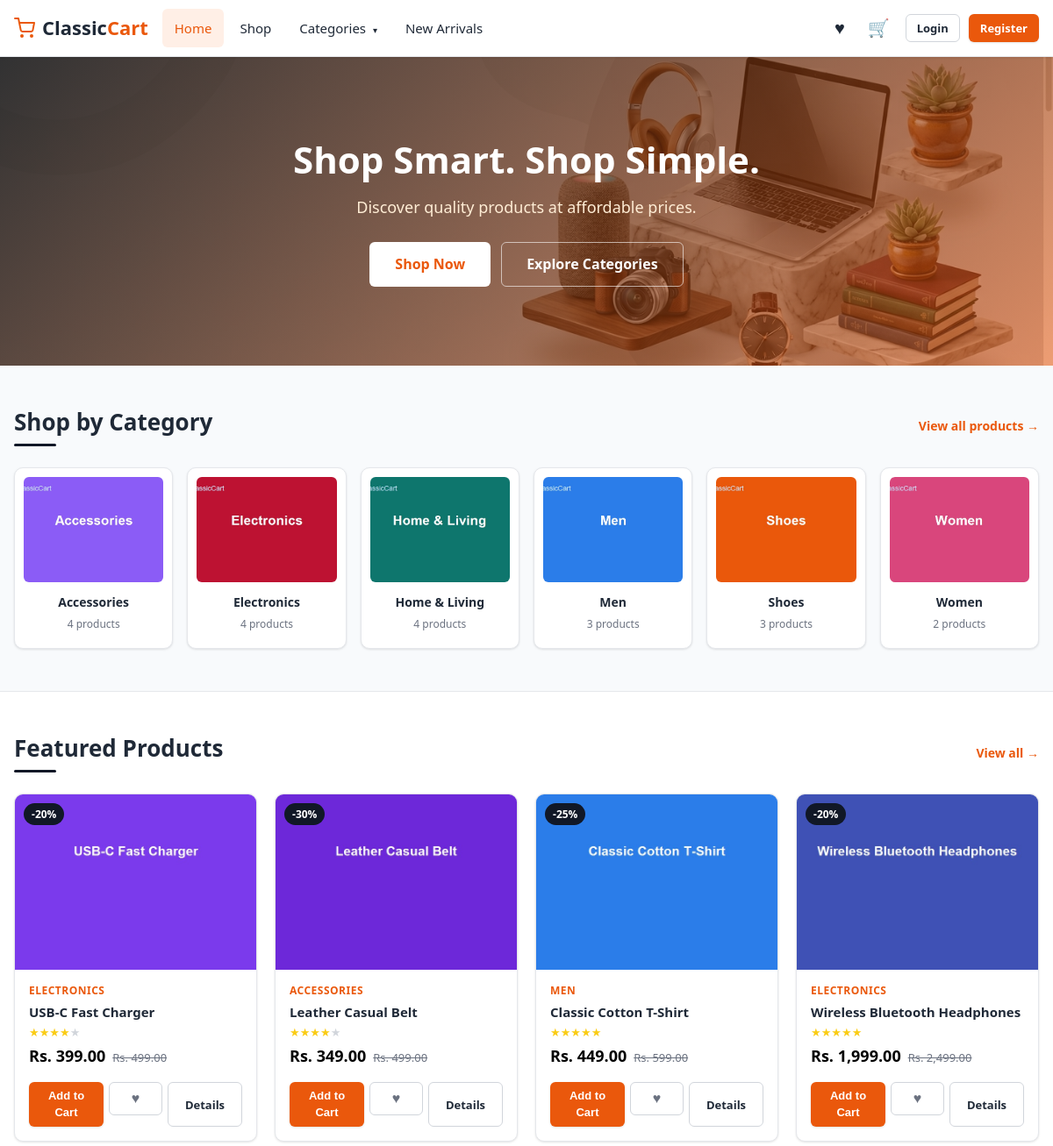
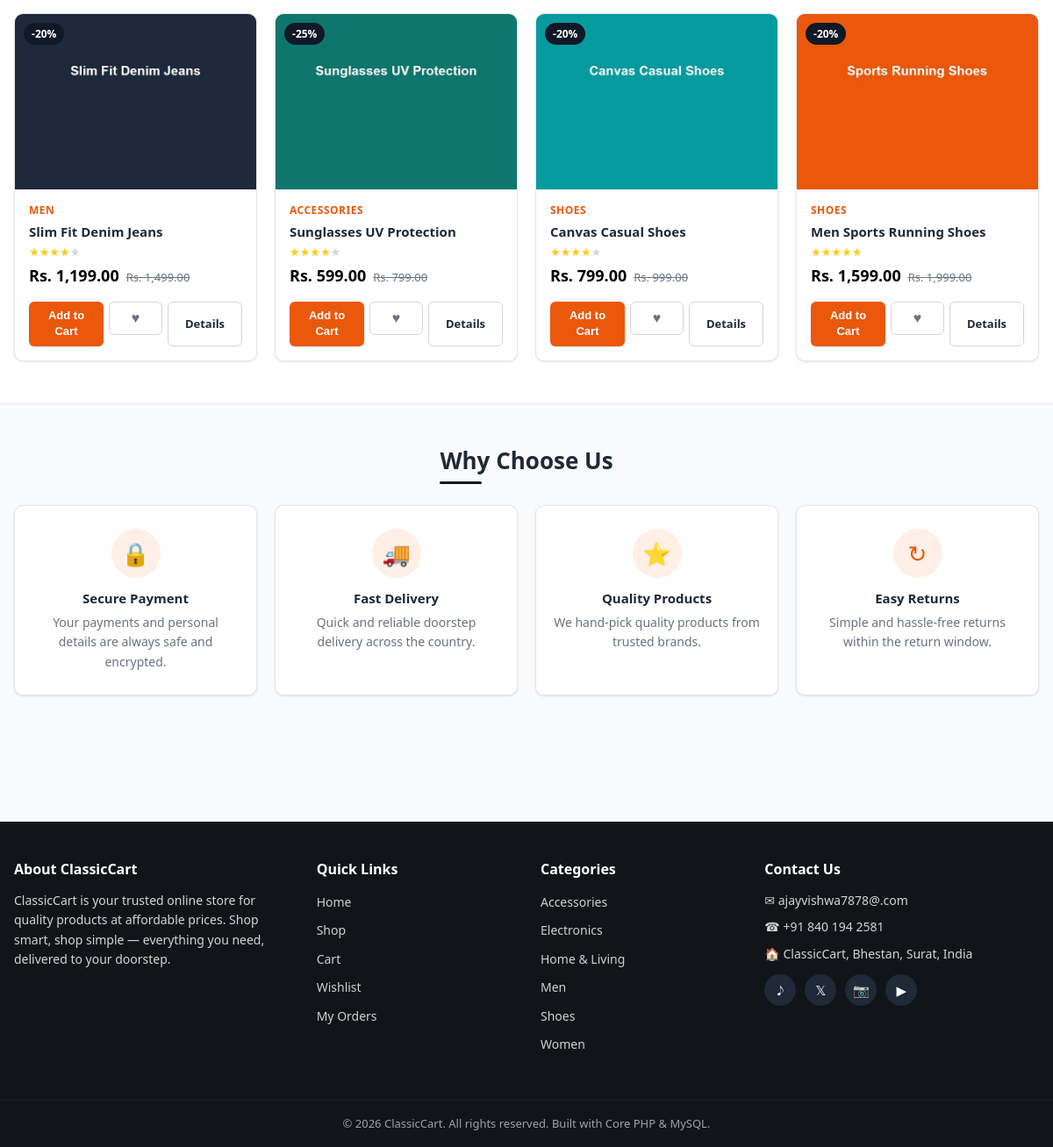
The page / on the database its author committed (2 pictures, top to bottom).
### tables this page shows
CREATE TABLE `categories` (
  `id` INT(11) NOT NULL AUTO_INCREMENT,
  `name` VARCHAR(100) NOT NULL,
  `image` VARCHAR(255) DEFAULT NULL,
  `description` TEXT DEFAULT NULL,
  `status` TINYINT(1) NOT NULL DEFAULT 1 COMMENT '1 = active, 0 = inactive',
  `created_at` TIMESTAMP NOT NULL DEFAULT CURRENT_TIMESTAMP,
  PRIMARY KEY (`id`),
  UNIQUE KEY `uq_category_name` (`name`)
);

CREATE TABLE `products` (
  `id` INT(11) NOT NULL AUTO_INCREMENT,
  `category_id` INT(11) NOT NULL,
  `name` VARCHAR(200) NOT NULL,
  `description` TEXT DEFAULT NULL,
  `price` DECIMAL(10,2) NOT NULL DEFAULT 0.00,
  `discount_price` DECIMAL(10,2) DEFAULT NULL,
  `stock` INT(11) NOT NULL DEFAULT 0,
  `image` VARCHAR(255) NOT NULL,
  `rating` DECIMAL(2,1) NOT NULL DEFAULT 0.0,
  `status` TINYINT(1) NOT NULL DEFAULT 1 COMMENT '1 = active, 0 = inactive',
  `created_at` TIMESTAMP NOT NULL DEFAULT CURRENT_TIMESTAMP,
  `updated_at` TIMESTAMP NOT NULL DEFAULT CURRENT_TIMESTAMP ON UPDATE CURRENT_TIMESTAMP,
  PRIMARY KEY (`id`),
  KEY `idx_product_category` (`category_id`),
  CONSTRAINT `fk_product_category` FOREIGN KEY (`category_id`) REFERENCES `categories` (`id`) ON DELETE RESTRICT ON UPDATE CASCADE
);

### config/database.php (called while the page is built, shortened)
<?php
function db(): PDO
{
    static $pdo = null;
    if ($pdo === null) {
        try {
            $pdo = new PDO(
                'mysql:host=' . DB_HOST . ';dbname=' . DB_NAME . ';charset=utf8mb4',
                DB_USER,
                DB_PASS,
                array(
                    PDO::ATTR_ERRMODE            => PDO::ERRMODE_EXCEPTION,
                    PDO::ATTR_DEFAULT_FETCH_MODE => PDO::FETCH_ASSOC,
                    PDO::ATTR_EMULATE_PREPARES   => false,
                )
            );
        } catch (PDOException $e) {
            die('Database connection could not be established. Please check your configuration in config/database.php and make sure the database was imported.');
        }
    }
    return $pdo;
}

### includes/functions.php (the view, shortened to what this page needs)
<?php
require_once __DIR__ . '/../config/database.php';
function e(?string $value): string
{
    return htmlspecialchars((string)$value, ENT_QUOTES, 'UTF-8');
}
function money($amount): string
{
    return 'Rs. ' . number_format((float)$amount, 2);
}
function discount_percent($price, $discountPrice): int
{
    if ($discountPrice > 0 && (float)$price > 0 && (float)$price > (float)$discountPrice) {
        return (int)round(((float)$price - (float)$discountPrice) / (float)$price * 100);
    }
    return 0;
}
function base_url(): string
{
    $dir = str_replace('\\', '/', dirname($_SERVER['SCRIPT_NAME']));
    $dir = rtrim($dir, '/');
    return $dir;
}
function product_image(string $image): string
{
    return base_url() . '/uploads/products/' . rawurlencode($image);
}
function product_price(array $p): float
{
    return ($p['discount_price'] > 0) ? (float)$p['discount_price'] : (float)$p['price'];
}
function get_categories(bool $activeOnly = true): array
{
    $sql = 'SELECT c.*, (SELECT COUNT(*) FROM products p WHERE p.category_id = c.id AND p.status = 1) AS product_count
            FROM categories c';
    if ($activeOnly) {
        $sql .= ' WHERE c.status = 1';
    }
    $sql .= ' ORDER BY c.name';
    return db()->query($sql)->fetchAll();
}
function stars(float $rating): string
{
    $rating = max(0, min(5, (float)$rating));
    $html   = '<span class="rating-stars">';
    for ($i = 1; $i <= 5; $i++) {
        if ($rating >= $i) {
            $html .= '<span class="star full">&#9733;</span>';
        } elseif ($rating >= $i - 0.5) {
            $html .= '<span class="star half">&#9733;</span>';
        } else {
            $html .= '<span class="star empty">&#9733;</span>';
        }
    }
    $html .= '</span>';
    return $html;
}
function product_rating(array $p): string
{
    return stars((float)$p['rating']);
}
function product_card(array $p): void
{
    $price      = product_price($p);
    $percent    = discount_percent($p['price'], $p['discount_price']);
    $image      = product_image($p['image']);
    $outOfStock = ((int)$p['stock'] <= 0);
    ?>
    <div class="product-card">
        <a class="product-img-link" href="product.php?id=<?php echo (int)$p['id']; ?>">
            <div class="product-img">
                <img src="<?php echo e($image); ?>" alt="<?php echo e($p['name']); ?>" loading="lazy">
            </div>
        </a>
        <?php if ($percent > 0) { ?>
            <span class="discount-badge">-<?php echo (int)$percent; ?>%</span>
        <?php } ?>
        <div class="product-body">
            <div class="product-category"><?php echo e($p['category_name'] ?? ''); ?></div>
            <h3 class="product-name">
                <a href="product.php?id=<?php echo (int)$p['id']; ?>"><?php echo e($p['name']); ?></a>
            </h3>
            <?php echo product_rating($p); ?>
            <div class="product-price">
                <span class="price"><?php echo money($price); ?></span>
                <?php if ($percent > 0) { ?>
                    <del class="old-price"><?php echo money($p['price']); ?></del>
                <?php } ?>
            </div>
            <div class="product-actions">
                <button type="button" class="btn btn-primary btn-sm add-to-cart flex-fill"
                    data-id="<?php echo (int)$p['id']; ?>"
                    <?php echo $outOfStock ? 'disabled' : ''; ?>>
                    Add to Cart
                </button>
                <button type="button" class="btn btn-wishlist btn-sm wishlist-btn" data-id="<?php echo (int)$p['id']; ?>"
                    title="Add to wishlist">&#9829;</button>
                <a class="btn btn-outline btn-sm" href="product.php?id=<?php echo (int)$p['id']; ?>">Details</a>
            </div>
        </div>
    </div>
    <?php
}
function category_image(?string $image): string
{
    return base_url() . '/uploads/categories/' . rawurlencode($image);
}

### includes/header.php (shortened to what this page needs)
<?php
$current_user = current_user();
?>
<!DOCTYPE html>
<html lang="en">
<head>
    <link rel="stylesheet" href="assets/css/style.css">
</head>
<body>
<?php require __DIR__ . '/navbar.php'; ?>
<main class="page-main">

### includes/navbar.php (shortened to what this page needs)
<?php
$active = basename($_SERVER['SCRIPT_NAME']);
?>
<header class="navbar">
    <div class="container navbar-inner">
        <a href="index.php" class="navbar-brand">
            <span class="brand-icon">
            </span>
            <span class="brand-text">Classic<span>Cart</span></span>
        </a>
        <nav class="navbar-menu" id="navbarMenu">
            <ul class="navbar-nav">
                <li><a href="index.php" class="<?php echo $active === 'index.php' ? 'active' : ''; ?>">Home</a></li>
                <li><a href="shop.php" class="<?php echo $active === 'shop.php' ? 'active' : ''; ?>">Shop</a></li>
                <li class="has-dropdown">
                    <a href="shop.php">Categories <span class="caret">&#9662;</span></a>
                </li>
                <li><a href="shop.php?sort=newest">New Arrivals</a></li>
            </ul>
        </nav>
        <div class="navbar-actions">
            <a href="wishlist.php" class="action-link" title="Wishlist">
                <span class="action-icon">&#9829;</span>
            </a>
            <a href="cart.php" class="action-link" title="Cart">
                <span class="action-icon">&#128722;</span>
            </a>
            <?php if (!empty($current_user)) { ?>
                <div class="user-menu has-dropdown">
                    <a href="profile.php" class="user-btn">
                        <span class="action-icon">&#128100;</span>
                        <span class="user-name"><?php echo e($current_user['name']); ?></span>
                        <span class="caret">&#9662;</span>
                    </a>
                    <ul class="dropdown dropdown-right">
                        <li><a href="profile.php">My Profile</a></li>
                        <li><a href="orders.php">My Orders</a></li>
                        <li><a href="wishlist.php">My Wishlist</a></li>
                        <li><a href="cart.php">My Cart</a></li>
                        <li><hr></li>
                        <li><a href="logout.php">Logout</a></li>
                    </ul>
                </div>
            <?php } else { ?>
                <a href="login.php" class="btn btn-outline btn-sm">Login</a>
                <a href="register.php" class="btn btn-primary btn-sm">Register</a>
            <?php } ?>
        </div>
    </div>
</header>

### index.php (shortened to what this page needs)
<?php
$categories = get_categories(true);
$featured = db()->query(
    'SELECT p.*, c.name AS category_name
     FROM products p
     JOIN categories c ON c.id = p.category_id
     WHERE p.status = 1
     ORDER BY (p.rating * p.stock) DESC
     LIMIT 8'
)->fetchAll();
include 'includes/header.php';
?>
<section class="hero">
    <div class="hero-bg">
        <div class="container hero-inner">
            <div class="hero-content">
                <h1>Shop Smart. Shop Simple.</h1>
                <p class="subtitle">Discover quality products at affordable prices.</p>
                <div class="btn-holder">
                    <a href="shop.php" class="btn btn-white btn-lg">Shop Now</a>
                    <a href="shop.php#categories" class="btn btn-outline btn-lg">Explore Categories</a>
                </div>
            </div>
        </div>
    </div>
</section>
<section class="section" id="categories">
    <div class="container">
        <div class="section-header">
            <h2 class="section-title">Shop by Category</h2>
            <a href="shop.php" class="section-link">View all products &rarr;</a>
        </div>
        <?php if (!empty($categories)) { ?>
            <div class="category-grid">
                <?php foreach ($categories as $cat) { ?>
                    <a href="shop.php?category=<?php echo (int)$cat['id']; ?>" class="category-card">
                        <div class="cat-img">
                            <img src="<?php echo e(category_image($cat['image'])); ?>" alt="<?php echo e($cat['name']); ?>" loading="lazy">
                        </div>
                        <div class="cat-name"><?php echo e($cat['name']); ?></div>
                        <div class="cat-count"><?php echo (int)$cat['product_count']; ?> products</div>
                    </a>
                <?php } ?>
            </div>
        <?php } else { ?>
            <p class="text-muted">No categories available yet.</p>
        <?php } ?>
    </div>
</section>
<section class="section" style="background:#fff; border-top:1px solid var(--border); border-bottom:1px solid var(--border);">
    <div class="container">
        <div class="section-header">
            <h2 class="section-title">Featured Products</h2>
            <a href="shop.php" class="section-link">View all &rarr;</a>
        </div>
        <?php if (!empty($featured)) { ?>
            <div class="product-grid">
                <?php foreach ($featured as $product) { product_card($product); } ?>
            </div>
        <?php } else { ?>
            <p class="text-muted">Products coming soon.</p>
        <?php } ?>
    </div>
</section>
<section class="section">
    <div class="container">
        <div class="section-header text-center" style="justify-content:center;">
            <h2 class="section-title">Why Choose Us</h2>
        </div>
        <div class="why-grid">
            <div class="why-card">
                <div class="why-icon">&#128274;</div>
                <h4>Secure Payment</h4>
                <p>Your payments and personal details are always safe and encrypted.</p>
            </div>
            <div class="why-card">
                <div class="why-icon">&#128666;</div>
                <h4>Fast Delivery</h4>
                <p>Quick and reliable doorstep delivery across the country.</p>
            </div>
            <div class="why-card">
                <div class="why-icon">&#11088;</div>
                <h4>Quality Products</h4>
                <p>We hand-pick quality products from trusted brands.</p>
            </div>
            <div class="why-card">
                <div class="why-icon">&#8635;</div>
                <h4>Easy Returns</h4>
                <p>Simple and hassle-free returns within the return window.</p>
            </div>
        </div>
    </div>
</section>
<?php include 'includes/footer.php'; ?>

### includes/footer.php (shortened to what this page needs)
<?php
$footerCategories = get_categories(true);
?>
</main>
<footer class="footer">
    <div class="container">
        <div class="footer-grid">
            <div class="footer-col">
                <h4>About ClassicCart</h4>
                <p>ClassicCart is your trusted online store for quality products at affordable prices.
                Shop smart, shop simple &mdash; everything you need, delivered to your doorstep.</p>
            </div>
            <div class="footer-col">
                <h4>Quick Links</h4>
                <ul>
                    <li><a href="index.php">Home</a></li>
                    <li><a href="shop.php">Shop</a></li>
                    <li><a href="cart.php">Cart</a></li>
                    <li><a href="wishlist.php">Wishlist</a></li>
                    <li><a href="orders.php">My Orders</a></li>
                </ul>
            </div>
            <div class="footer-col">
                <h4>Categories</h4>
                <ul>
                    <?php foreach ($footerCategories as $cat) { ?>
                        <li><a href="shop.php?category=<?php echo (int)$cat['id']; ?>"><?php echo e($cat['name']); ?></a></li>
                    <?php } ?>
                </ul>
            </div>
            <div class="footer-col">
                <h4>Contact Us</h4>
                <ul class="contact-list">
                    <li>&#9993; ajayvishwa7878@.com</li>
                    <li>&#9742; +91 840 194 2581</li>
                    <li>&#127968; ClassicCart, Bhestan, Surat, India</li>
                </ul>
                <div class="social-icons">
                    <a href="#" aria-label="Facebook">&#119136;</a>
                    <a href="#" aria-label="Twitter">&#120143;</a>
                    <a href="#" aria-label="Instagram">&#128247;</a>
                    <a href="#" aria-label="YouTube">&#9654;</a>
                </div>
            </div>
        </div>
    </div>
    <div class="footer-bottom">
        <div class="container">
            <p>&copy; <?php echo date('Y'); ?> ClassicCart. All rights reserved. Built with Core PHP &amp; MySQL.</p>
        </div>
    </div>
</footer>
</body>
</html>

### rows shown on the page
categories: image (picture), name "Accessories", product_count "4"
categories: image (picture), name "Electronics", product_count "4"
categories: image (picture), name "Home & Living", product_count "4"
categories: image (picture), name "Men", product_count "3"
categories: image (picture), name "Shoes", product_count "3"
categories: image (picture), name "Women", product_count "2"
products: image (picture), percent "20", category.name "ELECTRONICS", name "USB-C Fast Charger", price "Rs. 399.00", price "Rs. 499.00"
products: image (picture), percent "30", category.name "ACCESSORIES", name "Leather Casual Belt", price "Rs. 349.00", price "Rs. 499.00"
products: image (picture), percent "25", category.name "MEN", name "Classic Cotton T-Shirt", price "Rs. 449.00", price "Rs. 599.00"
products: image (picture), percent "20", category.name "ELECTRONICS", name "Wireless Bluetooth Headphones", price "Rs. 1,999.00", price "Rs. 2,499.00"
products: image (picture), percent "20", category.name "MEN", name "Slim Fit Denim Jeans", price "Rs. 1,199.00", price "Rs. 1,499.00"
products: image (picture), percent "25", category.name "ACCESSORIES", name "Sunglasses UV Protection", price "Rs. 599.00", price "Rs. 799.00"
products: image (picture), percent "20", category.name "SHOES", name "Canvas Casual Shoes", price "Rs. 799.00", price "Rs. 999.00"
products: image (picture), percent "20", category.name "SHOES", name "Men Sports Running Shoes", price "Rs. 1,599.00", price "Rs. 1,999.00"
